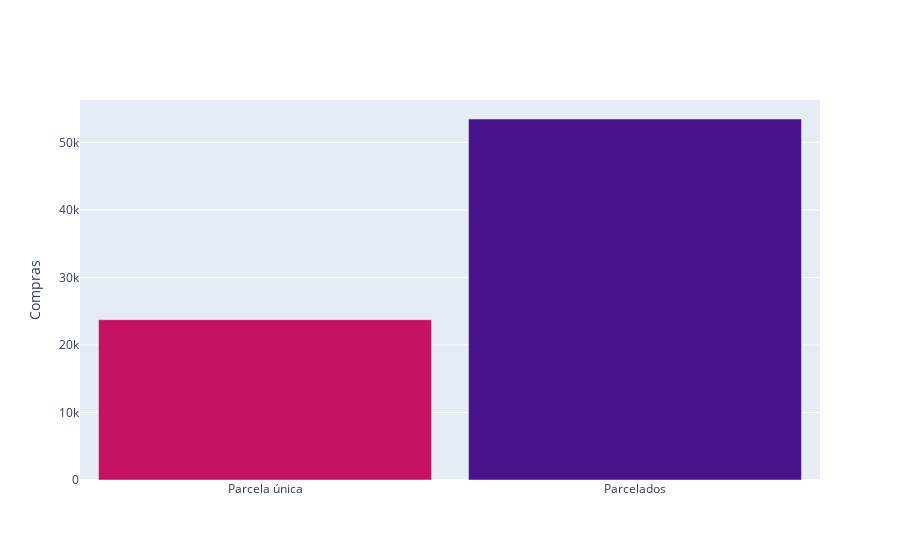

Notebook cell for this chart:
### Markdown cell above
**Veja o Bar Chart**

### Code cell
x = ['Parcela única',
    'Parcelados']
y = [uma_parcela,
     parcelas]

# Barras

trace = go.Bar(x=x, y=y,
               marker=dict(color=['#C51162',
                                  '#4A148C']))

layout = go.Layout(yaxis=dict(title='Compras'),
                   bargap=.1)

fig = go.Figure(data=[trace],
                layout=layout)
iplot(fig)

### Figure 1 — Plotly figure (JSON) as saved in the notebook; plotly's stock layout.template omitted (floating-point values rounded to 4 significant figures)
{"data": [{"marker": {"color": ["#C51162", "#4A148C"]}, "type": "bar", "x": ["Parcela única", "Parcelados"], "y": [23743, 53466]}], "layout": {"bargap": 0.1, "yaxis": {"title": {"text": "Compras"}}}}
